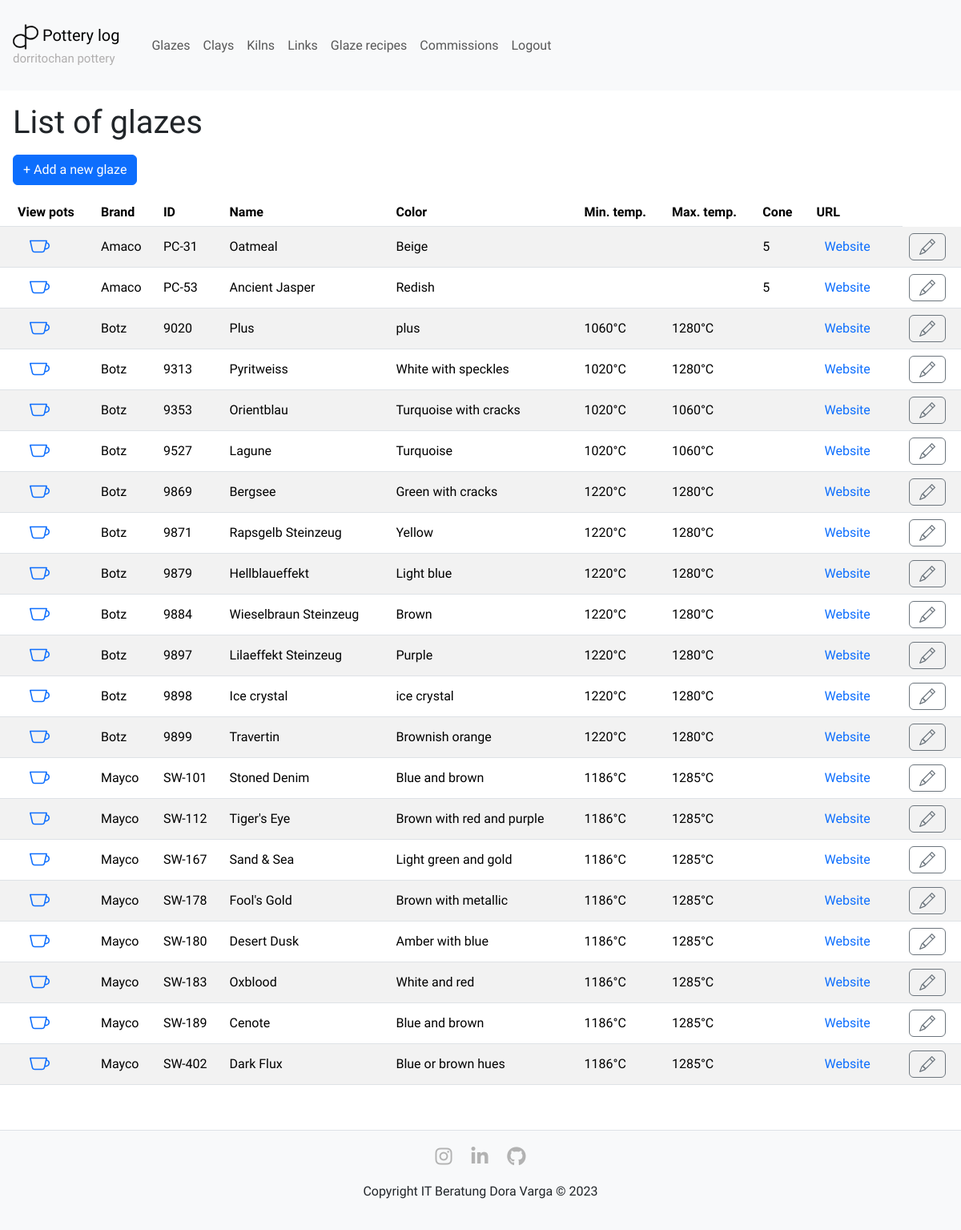
Page /viewglazes (signed in) on the committed database.
### app/models.py (models this page shows, shortened)
class Glaze(db.Model):
    __tablename__ = 'glaze'
    id = db.Column(db.Integer, primary_key=True)
    brand = db.Column(db.String(140), index=True)
    name = db.Column(db.String(50), unique=True)
    brand_id = db.Column(db.Integer, unique=True)
    color = db.Column(db.String(140))
    temp_min = db.Column(db.Integer) # in °C
    temp_max = db.Column(db.Integer) # in °C
    cone = db.Column(db.String(5))
    glaze_url = db.Column(db.String(200))
    glazed_pots = db.relationship('PotGlaze', back_populates='glaze', lazy='dynamic')

### app/controller.py (the view)
@app.route('/viewglazes')
@login_required
def view_glazes():
    glazes = Glaze.query.order_by(Glaze.brand, Glaze.brand_id).all()
    glaze_form = AddGlazeForm()
    return render_template('viewglazes.html', title='List of glazes', glazes=glazes, glaze_form=glaze_form)

### app/models.py (called while the page is built)
@login.user_loader
def load_user(id):
    return User.query.get(int(id))

### app/utils.py (called while the page is built)
def set_cone_choices():
    return [(index , cone) for index, cone in enumerate(CONES)]

### app/templates/viewglazes.html (shortened to what this page needs)
{% extends 'layout.html' %}
{% block main %}
<h1 class="m-3">List of glazes</h1>
<div class="m-3">
    <button id="add-new-glaze" type="button" class="btn btn-primary" data-toggle="modal" data-target="#modal-add-edit-glaze" data-reload-page="true">&plus; Add a new glaze</button>
</div>
<table class="table table-striped table-hover-color table-hover">
    <thead>
        <tr>
            <th>View pots</th>
            <th>Brand</th>
            <th>ID</th>
            <th>Name</th>
            <th>Color</th>
            <th>Min. temp.</th>
            <th>Max. temp.</th>
            <th>Cone</th>
            <th style="padding: 8px 13px;">URL</th>
        </tr>
    </thead>
    <body>
        {% for glaze in glazes %}
        <tr>
            <td class="vertical-center">
                <a href="{{ url_for('show_glaze', glaze_id=glaze.id) }}" class="hover-border-link">
                </a>
            </td>
            <td class="vertical-center">{{ glaze.brand or '' }}</td>
            <td class="vertical-center">{{ glaze.brand_id or '' }}</td>
            <td class="vertical-center">{{ glaze.name or '' }}</td>
            <td class="vertical-center">{{ glaze.color or '' }}</td>
            <td class="vertical-center">{{ glaze.temp_min ~ '°C' if glaze.temp_min else '' }}</td>
            <td class="vertical-center">{{ glaze.temp_max ~ '°C' if glaze.temp_max else '' }}</td>
            <td class="vertical-center">{{ glaze.cone or '' }}</td>
            <td class="vertical-center">
                {% if glaze.glaze_url %}
                    <a class="hover-border-link" href="{{ glaze.glaze_url or '' }}" target="_blank">
                        Website
                    </a>
                {% endif %}
            </td>
            <td>
                <button type="button" class="btn btn-outline-secondary" id="open-modal-edit-item-{{ glaze.id }}" data-toggle="modal" data-target="#modal-add-edit-glaze" data-reload-page="true" data-itemtype="glaze">
                </button>
            </td>
        </tr>
        {% endfor %}
    </body>
</table>
{% endblock %}

### app/templates/layout.html (shortened to what this page needs)
<!DOCTYPE html>
<html lang="en">
    <head>
        <link href="https://cdn.jsdelivr.net/npm/bootstrap@5.3.2/dist/css/bootstrap.min.css" rel="stylesheet">
        <link href="/static/css/styles.css" rel="stylesheet">
        <link rel="stylesheet" href="https://cdn.jsdelivr.net/npm/@fancyapps/ui@5.0/dist/fancybox/fancybox.css">
        <link rel="stylesheet" href="https://cdn.jsdelivr.net/npm/bootstrap-icons@1.11.1/font/bootstrap-icons.css">
        <link rel="stylesheet" href="https://cdnjs.cloudflare.com/ajax/libs/font-awesome/6.0.0-beta3/css/all.min.css">
    </head>
    <body>
        <main class="content">
            <nav class="navbar navbar-expand-lg navbar-light bg-light">
                <a class="navbar-brand m-3" href="{{ url_for('index') }}">
                    <div>
                        <img src="{{ url_for('static', filename='photos/g889.svg') }}" alt="Logo" style="width: 2rem; height: 2rem;">
                        <span>Pottery log</span><br>
                        <span class="small-text">dorritochan pottery</span>
                    </div>
                </a>
                <div class="collapse navbar-collapse m-3" id="navbarNav">
                    <ul class="navbar-nav">
                        {% if current_user.is_anonymous %}
                        <li class="nav-item">
                            <a class="nav-link" href="{{ url_for('login') }}">Login</a>
                        </li>
                        {% else %}
                        <li class="nav-item">
                            <a class="nav-link" href="{{ url_for('view_glazes') }}">Glazes</a>
                        </li>
                        <li class="nav-item">
                            <a class="nav-link" href="{{ url_for('view_clays') }}">Clays</a>
                        </li>
                        <li class="nav-item">
                            <a class="nav-link" href="{{ url_for('view_kilns') }}">Kilns</a>
                        </li>
                        <li class="nav-item">
                            <a class="nav-link" href="{{ url_for('view_links') }}">Links</a>
                        </li>
                        <li class="nav-item">
                            <a class="nav-link" href="{{ url_for('view_links') }}">Glaze recipes</a>
                        </li>
                        <li class="nav-item">
                            <a class="nav-link" href="{{ url_for('view_links') }}">Commissions</a>
                        </li>
                        <li class="nav-item">
                            <a class="nav-link" href="{{ url_for('logout') }}">Logout</a>
                        </li>
                        {% endif %}
                    </ul>
                </div>
            </nav>
            {% block main %}
            {% endblock %}
        </main>
        <footer id="footer" class="social-footer">
            <a href="https://www.instagram.com/dorritochan.pottery/" target="_blank"><i class="fab fa-instagram"></i></a>
            <a href="https://www.linkedin.com/in/dora-varga-8644841b6/" target="_blank"><i class="fab fa-linkedin-in"></i></a>
            <a href="https://github.com/dorritochan" target="_blank"><i class="fab fa-github"></i></a>
            <div class="footer-copyright mt-3">
                <div class="container">
                    <div class="row">
                        <div class="col-md-12 text-center">
                            <p>Copyright IT Beratung Dora Varga © 2023</p>
                        </div>
                    </div>
                </div>
            </div>
        </footer>
    </body>
</html>

### app/static/css/styles.css (style rules this page uses)
body { margin: 0; font-family: 'Quicksand', sans-serif; display: flex; flex-direction: column; min-height: 100vh; }
.content { flex: 1; }
a.hover-border-link { color: #0d6efd; text-decoration: none; padding: 8px 13px; border: 2px solid transparent; transition: all 0.1s; }
.vertical-center { vertical-align: middle; }
.table.table-striped td:nth-child(1), .table.table-striped th:nth-child(1) { padding-left: 22px; }
.small-text { font-size: 15px; color: rgb(176, 174, 174); }
.social-footer { margin: 40px 0 0 0; padding: 20px 0; background-color: #f8f9fa; border-top: 1px solid #dee2e6; text-align: center; }
.social-footer a { margin: 0 10px; color: #b2b2b2; font-size: 24px; transition: color 0.3s; }

### rows in the picture
Glaze: brand "Amaco", brand "PC-31", name "Oatmeal", color "Beige", cone "5"
Glaze: brand "Amaco", brand "PC-53", name "Ancient Jasper", color "Redish", cone "5"
Glaze: brand "Botz", brand "9020", name "Plus", color "plus", temp_min "1060°C", temp_max "1280°C"
Glaze: brand "Botz", brand "9313", name "Pyritweiss", color "White with speckles", temp_min "1020°C", temp_max "1280°C"
Glaze: brand "Botz", brand "9353", name "Orientblau", color "Turquoise with cracks", temp_min "1020°C", temp_max "1060°C"
Glaze: brand "Botz", brand "9527", name "Lagune", color "Turquoise", temp_min "1020°C", temp_max "1060°C"
Glaze: brand "Botz", brand "9869", name "Bergsee", color "Green with cracks", temp_min "1220°C", temp_max "1280°C"
Glaze: brand "Botz", brand "9871", name "Rapsgelb Steinzeug", color "Yellow", temp_min "1220°C", temp_max "1280°C"
Glaze: brand "Botz", brand "9879", name "Hellblaueffekt", color "Light blue", temp_min "1220°C", temp_max "1280°C"
Glaze: brand "Botz", brand "9884", name "Wieselbraun Steinzeug", color "Brown", temp_min "1220°C", temp_max "1280°C"
Glaze: brand "Botz", brand "9897", name "Lilaeffekt Steinzeug", color "Purple", temp_min "1220°C", temp_max "1280°C"
Glaze: brand "Botz", brand "9898", name "Ice crystal", color "ice crystal", temp_min "1220°C", temp_max "1280°C"
Glaze: brand "Botz", brand "9899", name "Travertin", color "Brownish orange", temp_min "1220°C", temp_max "1280°C"
Glaze: brand "Mayco", brand "SW-101", name "Stoned Denim", color "Blue and brown", temp_min "1186°C", temp_max "1285°C"
Glaze: brand "Mayco", brand "SW-112", name "Tiger's Eye", color "Brown with red and purple", temp_min "1186°C", temp_max "1285°C"
Glaze: brand "Mayco", brand "SW-167", name "Sand & Sea", color "Light green and gold", temp_min "1186°C", temp_max "1285°C"
Glaze: brand "Mayco", brand "SW-178", name "Fool's Gold", color "Brown with metallic", temp_min "1186°C", temp_max "1285°C"
Glaze: brand "Mayco", brand "SW-180", name "Desert Dusk", color "Amber with blue", temp_min "1186°C", temp_max "1285°C"
Glaze: brand "Mayco", brand "SW-183", name "Oxblood", color "White and red", temp_min "1186°C", temp_max "1285°C"
Glaze: brand "Mayco", brand "SW-189", name "Cenote", color "Blue and brown", temp_min "1186°C", temp_max "1285°C"
Glaze: brand "Mayco", brand "SW-402", name "Dark Flux", color "Blue or brown hues", temp_min "1186°C", temp_max "1285°C"
